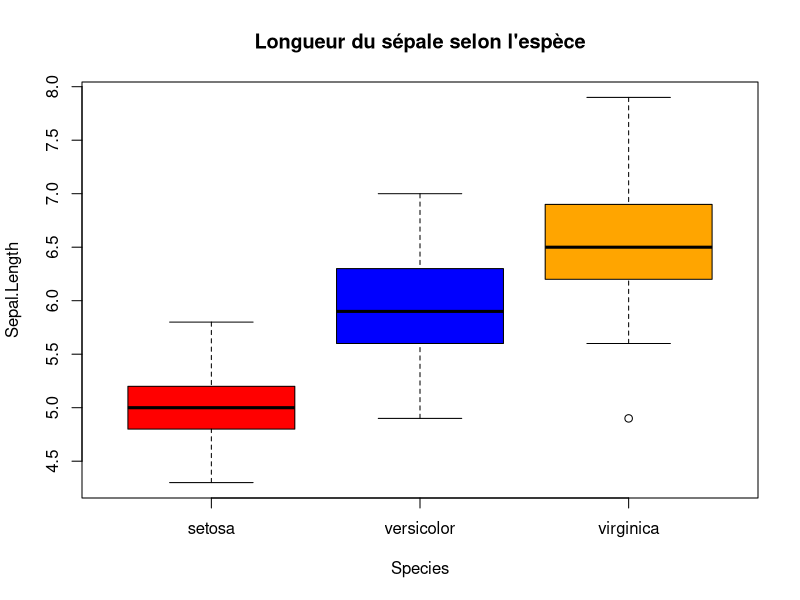
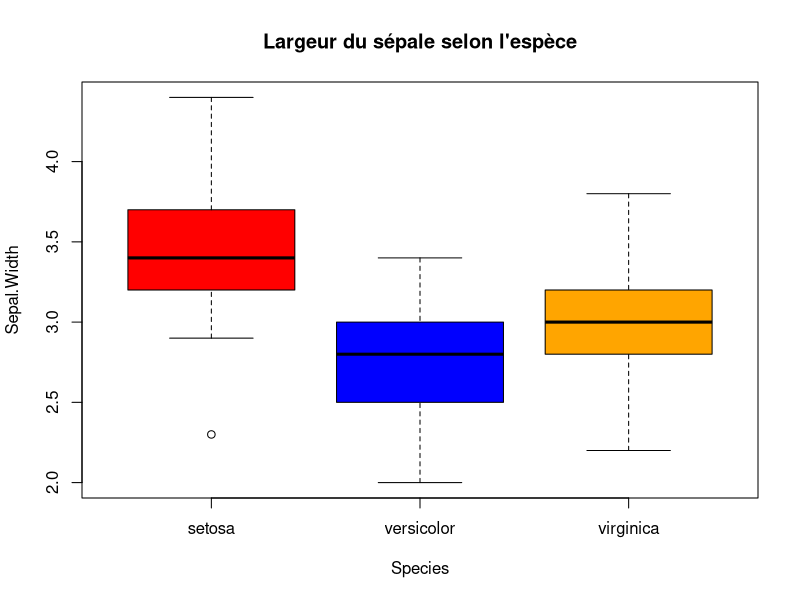
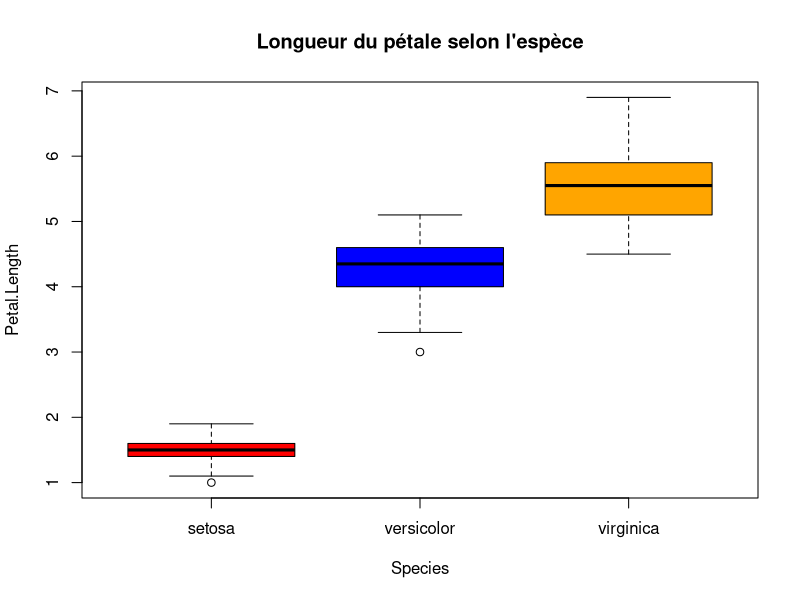
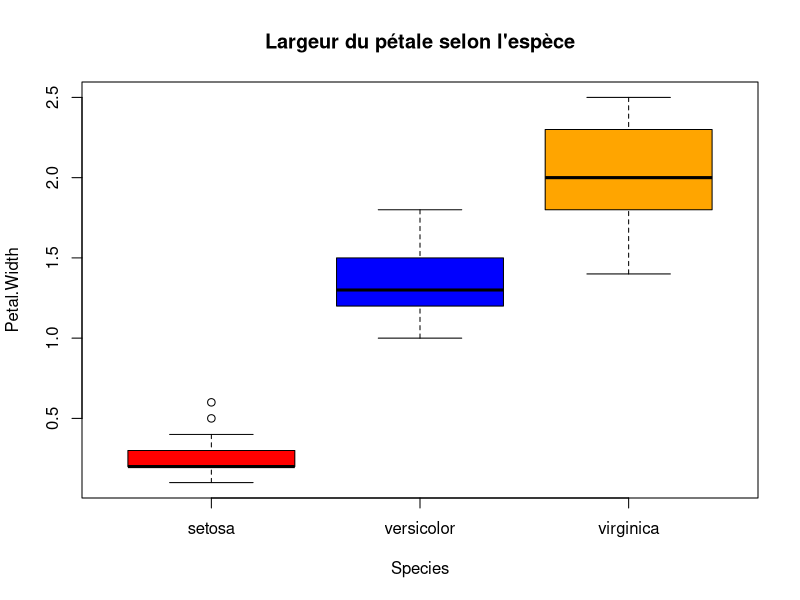

These charts were generated, in order, by the following R code: (Note: this script raises an error after producing the figures.)
data("iris")
head(iris)
table(iris$Species)

#Representation de la Longueur du sépale selon l'espèce
boxplot(Sepal.Length ~ Species, data = iris, col = c("red", "blue", "orange"),
        main = "Longueur du sépale selon l'espèce")

#Résumé par espèce selon la longueur des sépales  
m1=aggregate(Sepal.Length ~ Species, data = iris, summary)


#Representation de la Largeur du sépale selon l'espèce
boxplot(Sepal.Width ~ Species, data = iris, col = c("red", "blue", "orange"),
        main = "Largeur du sépale selon l'espèce")

#Résumé par espèce selon la largeur des sépales  
m2=aggregate(Sepal.Width ~ Species, data = iris, summary)

#Representation de la Longueur du pétale selon l'espèce
boxplot(Petal.Length ~ Species, data = iris, col = c("red", "blue", "orange"),
        main = "Longueur du pétale selon l'espèce")

#Résumé par espèce selon la longueur des pétale  
m3=aggregate(Petal.Length ~ Species, data = iris, summary)

#Representation de la Largeur du pétale selon l'espèce
boxplot(Petal.Width ~ Species, data = iris, col = c("red", "blue", "orange"),
        main = "Largeur du pétale selon l'espèce")

#Résumé par espèce selon la largeur des pétale  
m4=aggregate(Petal.Width ~ Species, data = iris, summary)


# Fonction pour calculer la distance entre deux fleurs
distance <- function(fleur1, fleur2) {
  sqrt(sum((fleur1 - fleur2)^2))
}

# Fonction pour prédire l'espèce d'une fleur
predire_espece <- function(nouvelle_fleur, fleurs_connues, k=5){
  
  # Calcule des distances entre la nouvelle fleur et les fleurs connues
  distances <- apply(fleurs_connues[,1:4], 1, function(row)distance(nouvelle_fleur, row))
  
  # Prend les indices des k plus proches voisins
  indices <- order(distances)[1:k]
  
  # Récupère leurs espèces
  nearest_species <- fleurs_connues$Species[indices]
  
  # Renvoie l’espèce la plus fréquente
  prediction_espece <- names(sort(table(nearest_species), decreasing = TRUE))[1]
  return(prediction_espece)
}

d=iris[1,1:4]
f=iris[2,1:4]
#test
g=predire_espece(d,iris)
h=predire_espece(f,iris)

print(g)

# Fixer la graine aléatoire pour reproductibilité
#set.seed(123)

# Indices aléatoires pour l'ensemble d'apprentissage (80%)
indices <- sample(1:150, 120)

# Création des deux sous-ensembles
ensemble_apprentissage <- iris[indices, ]
ensemble_test <- iris[-indices, ]


# Prédiction des espèces pour les fleurs du test
predictions <- sapply(1:30, function(i) {
  predire_espece(ensemble_test[i, 1:4], ensemble_apprentissage, k = 5)
})


# Espèces réelles du test
Especes_reelles <- ensemble_test$Species

# Nombre de bonnes prédictions
succes <- sum(predictions == Especes_reelles)

# Taux de succès (en %)
taux_succes <- succes / length(Especes_reelles) * 100

# Affichage
cat("Le taux de succès :", round(taux_succes, 2), "%\n")

# Matrice de confusion
table(Predicted = predictions, Actual = test_data$Species)

